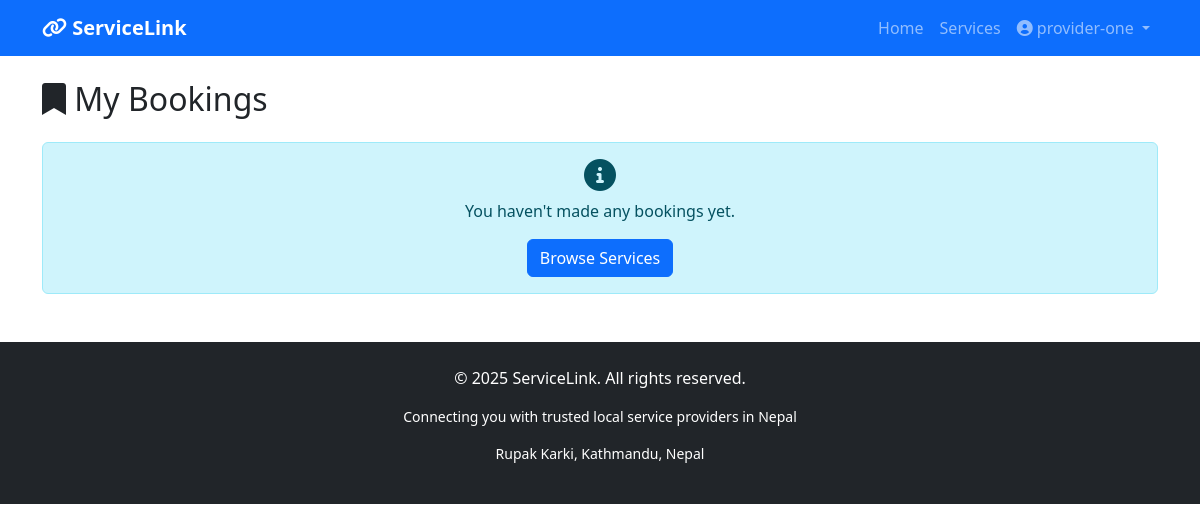
The page /services/my-bookings/ (signed in) on the database as committed earlier.
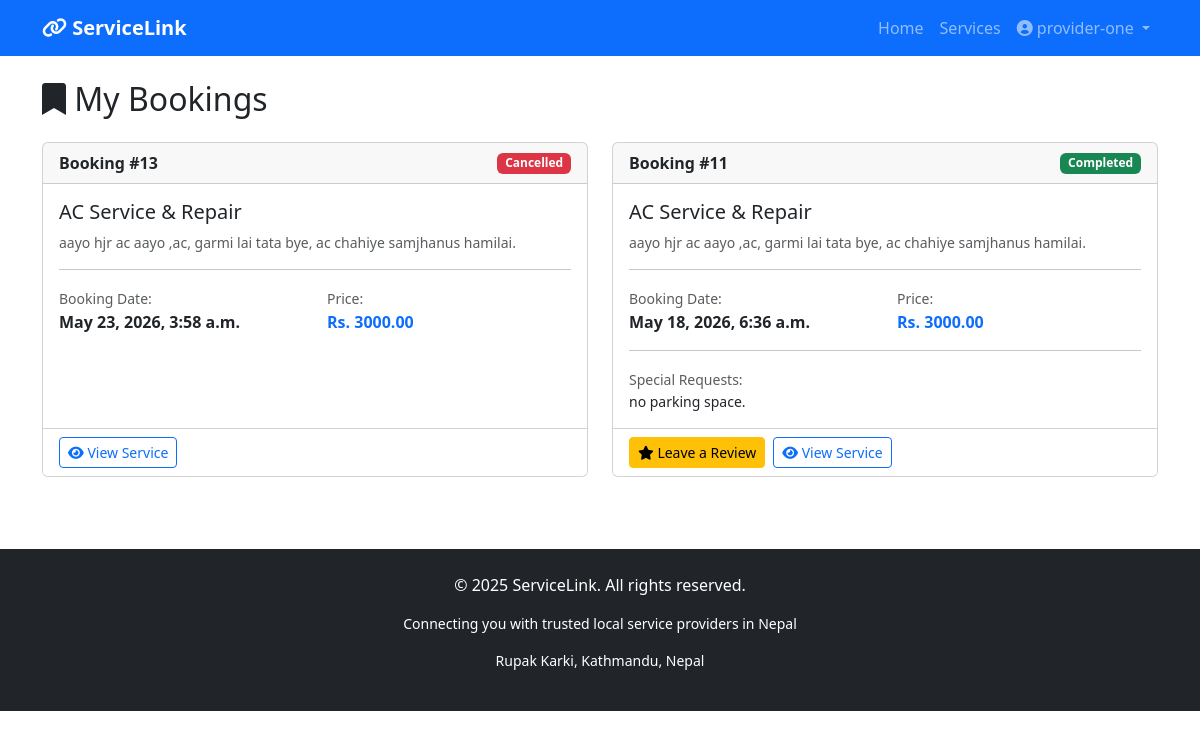
The same page on the database as committed later.
### services/models.py (models this page shows, shortened)
class Booking(models.Model):
    STATUS_CHOICES = [
        ('pending', 'Pending'),
        ('confirmed', 'Confirmed'),
        ('completed', 'Completed'),
        ('cancelled', 'Cancelled'),
    ]
    service = models.ForeignKey(Service, on_delete=models.CASCADE, related_name='bookings')
    customer = models.ForeignKey(User, on_delete=models.CASCADE, related_name='bookings')
    booking_date = models.DateTimeField()
    special_requests = models.TextField(blank=True)
    status = models.CharField(max_length=20, choices=STATUS_CHOICES, default='pending')
    created_at = models.DateTimeField(auto_now_add=True)
    updated_at = models.DateTimeField(auto_now=True)
    class Meta:
        ordering = ['-created_at']

class Service(models.Model):
    title = models.CharField(max_length=200)
    description = models.TextField()
    price = models.DecimalField(max_digits=10, decimal_places=2)
    category = models.ForeignKey(Category, on_delete=models.CASCADE)
    provider = models.ForeignKey(User, on_delete=models.CASCADE, related_name='services')
    image = models.ImageField(upload_to='services/', blank=True, null=True)
    location = models.CharField(max_length=200, blank=True)
    is_available = models.BooleanField(default=True)
    created_at = models.DateTimeField(auto_now_add=True)

### services/views.py (the view)
# urls.py: path('my-bookings/', views.my_bookings, name='my_bookings'),
@login_required
def my_bookings(request):
    bookings = Booking.objects.filter(customer=request.user)
    return render(request, 'services/my_bookings.html', {
        'bookings': bookings
    })

### services/templates/services/my_bookings.html
{% extends 'base.html' %}
{% block content %}
<div class="container mt-4">
    <h2 class="mb-4"><i class="fas fa-bookmark"></i> My Bookings</h2>
    {% if bookings %}
        <div class="row">
            {% for booking in bookings %}
            <div class="col-md-6 mb-4">
                <div class="card h-100">
                    <div class="card-header d-flex justify-content-between align-items-center">
                        <strong>Booking #{{ booking.id }}</strong>
                        <span class="badge {% if booking.status == 'pending' %}bg-warning
                                           {% elif booking.status == 'confirmed' %}bg-info
                                           {% elif booking.status == 'completed' %}bg-success
                                           {% else %}bg-danger{% endif %}">
                            {{ booking.status|title }}
                        </span>
                    </div>
                    <div class="card-body">
                        <h5>{{ booking.service.title }}</h5>
                        <p class="text-muted small">{{ booking.service.description|truncatewords:15 }}</p>
                        <hr>
                        <div class="row">
                            <div class="col-6">
                                <small class="text-muted">Booking Date:</small>
                                <p class="mb-0"><strong>{{ booking.booking_date|date:"F j, Y, g:i a" }}</strong></p>
                            </div>
                            <div class="col-6">
                                <small class="text-muted">Price:</small>
                                <p class="mb-0"><strong class="text-primary">Rs. {{ booking.service.price }}</strong></p>
                            </div>
                        </div>
                        {% if booking.special_requests %}
                        <hr>
                        <small class="text-muted">Special Requests:</small>
                        <p class="mb-0 small">{{ booking.special_requests }}</p>
                        {% endif %}
                    </div>
                    <div class="card-footer bg-white">
                        <div class="d-flex gap-2">
                            {% if booking.status == 'pending' %}
                            <a href="{% url 'cancel_booking' booking.id %}" class="btn btn-danger btn-sm"
                               onclick="return confirm('Are you sure you want to cancel this booking?')">
                                <i class="fas fa-times"></i> Cancel
                            </a>
                             {% elif booking.status == 'completed' %}
                                 {% if booking.review %}
                                     <button class="btn btn-secondary btn-sm" disabled>
                                           <i class="fas fa-check"></i> Reviewed ({{ booking.review.rating }}★)
                                        </button>
                                 {% else %}
                                     <a href="{% url 'leave_review' booking.id %}" class="btn btn-warning btn-sm">
                                         <i class="fas fa-star"></i> Leave a Review
                                     </a>
                                 {% endif %}
                             {% endif %}
                            <a href="{% url 'service_detail' booking.service.id %}" class="btn btn-outline-primary btn-sm">
                                <i class="fas fa-eye"></i> View Service
                            </a>
                        </div>
                    </div>
                </div>
            </div>
            {% endfor %}
        </div>
    {% else %}
        <div class="alert alert-info text-center">
            <i class="fas fa-info-circle fa-2x mb-2"></i>
            <p>You haven't made any bookings yet.</p>
            <a href="{% url 'service_list' %}" class="btn btn-primary">Browse Services</a>
        </div>
    {% endif %}
</div>
{% endblock %}

Rows that differ between the two databases and show on the page:
added Booking: id "13", status "Cancelled", service "AC Service & Repair", service.description "aayo hjr ac aayo ,ac, garmi lai tata bye, ac chahiye samjhanus hamilai.", booking_date "May 23, 2026, 3:58 a.m.", service.price "3000.00"
added Booking: id "11", status "Completed", service "AC Service & Repair", service.description "aayo hjr ac aayo ,ac, garmi lai tata bye, ac chahiye samjhanus hamilai.", booking_date "May 18, 2026, 6:36 a.m.", service.price "3000.00", special_requests "no parking space.", shows "Leave a Review"
Other text that changed with them:
text no longer shown: "You haven't made any bookings yet. Browse Services"
